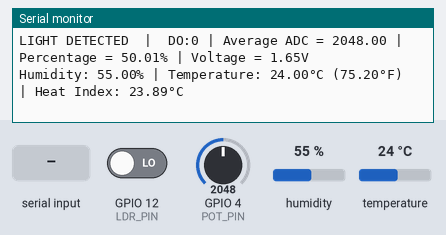
A program run on a simulated ESP32-S3. On the bench: the last lines printed to the serial monitor. The test bench sets the inputs (shaded band); at power-on: GPIO 12 (LDR_PIN) LOW, humidity 55 %, GPIO 4 (POT_PIN) = 2048, temperature 24 °C.

Above: at 3.2 s.
3.3 s: GPIO 12 (LDR_PIN) driven HIGH
7.5 s: "help\n" received over Serial
At 7.81 s:
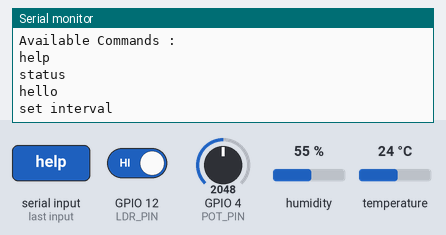
9.0 s: "status\n" received over Serial
At 9.8 s:
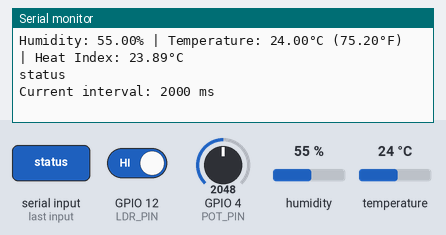
10.5 s: "90,45\n" received over Serial
At 11.3 s:
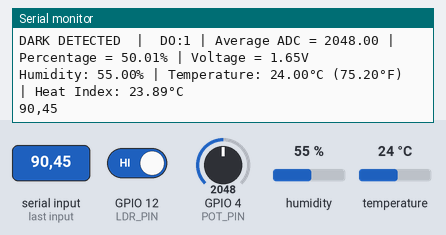
12.0 s: "0\n" received over Serial
13.5 s: humidity set to 22 %
At 14.9 s:
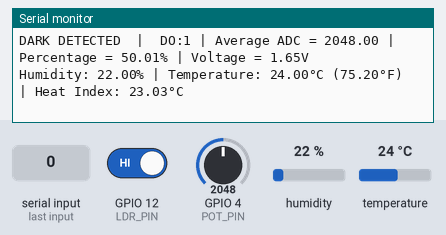

Measured:
- after the input at 7.5 s, the serial monitor: prints a new line at once (image 1)
- after the input at 9.0 s, the serial monitor: prints a new line at once (image 2)
- after the input at 10.5 s, the serial monitor: prints a new line at once (image 3)
- after the input at 13.5 s, the serial monitor: prints a new line after 0.53 s (image 4)

The program:

main.cpp
```cpp
#include <Arduino.h>
#include "DHT.h"

#define DHTPIN 35
#define DHTTYPE DHT11

const int LDR_PIN = 12;
const int POT_PIN = 4;
const int NUM_SAMPLES = 10;

unsigned long interval = 2000;
unsigned long lastmillis = 0;

// Separate timer configuration for DHT11 (minimum 2000 ms required)
unsigned long lastDHTMillis = 0;
const unsigned long DHT_INTERVAL = 2000;

// Command buffer configuration
const int BUFFER_SIZE = 32;
char cmdBuffer[BUFFER_SIZE];
unsigned int bufIndex = 0;

// Initialize DHT sensor
DHT dht(DHTPIN, DHTTYPE);


void reandandReport_LDR(int PIN)
{
    int reading = digitalRead(PIN);

    if (reading == HIGH)
    {
      Serial.print("DARK DETECTED  |  DO:");
    }
    else {
      Serial.print("LIGHT DETECTED  |  DO:");
    }
    Serial.print(reading);
}


void readandReport_ADC (int NUM_SAMPLES, int POT_PIN)
{
    long total = 0;
    int maximum_ADC_value =4095;
    int adcValue = analogRead(POT_PIN);

    for(int i = 0; i<NUM_SAMPLES; i++ ){

      total += analogRead(POT_PIN);
    }

    float average = float(total)/NUM_SAMPLES;

    float percentage = (average / maximum_ADC_value) * 100;
    float voltage = (average / maximum_ADC_value) * 3.3 ;

    // Serial.print("  ||  ADC = ");
    // Serial.print(adcValue);

    Serial.print(" | Average ADC = ");
    Serial.print(average);

    Serial.print(" | Percentage = ");
    Serial.print(percentage);
    Serial.print("%");

    Serial.print(" | Voltage = ");
    Serial.print(voltage);
    Serial.println("V");

}


void readandReport_DHT11()
{
  float humidity = dht.readHumidity();
  // Read temperature as Celsius (the default)
  float tempC = dht.readTemperature();
  // Read temperature as Fahrenheit
  float tempF = dht.readTemperature(true);

  // Check if any reads failed and exit early (to try again)
  if (isnan(humidity) || isnan(tempC) || isnan(tempF)) {
    Serial.println("ERROR: Failed to read from DHT11 sensor! Check wiring.");
    return;
  }

  // Compute heat index in Fahrenheit
  // float hif = dht.computeHeatIndex(tempF, humidity);
  // Compute heat index in Celsius
  float hic = dht.computeHeatIndex(tempC, humidity, false);

  Serial.print("Humidity: ");
  Serial.print(humidity);
  Serial.print("% | Temperature: ");
  Serial.print(tempC);
  Serial.print("°C (");
  Serial.print(tempF);
  Serial.print("°F) | Heat Index: ");
  Serial.print(hic);
  Serial.println("°C");
}


void processCommand(String command)
{

    // String command = Serial.readStringUntil('\n');
    // command.trim();
    Serial.println(command);

        if (command == "help")
        {
            Serial.println("Available Commands :");
            Serial.println("help");
            Serial.println("status");
            Serial.println("hello");

            Serial.println("set interval");
        }

        else if (command == "status")
        {
            Serial.print("Current interval: ");
            Serial.print(interval);
            Serial.println(" ms");
        }

        else if (command.startsWith("set interval "))
        {
            String interval_string = command.substring(13);
            interval_string.trim(); // Removes hidden newline or carriage return characters

            bool isValid = true;
            if (interval_string.length() == 0) {
                isValid = false;
            }
            else {
                for (unsigned int i = 0; i < interval_string.length(); i++) {
                    if (!isDigit(interval_string[i])) {
                        isValid = false;
                        break;
                    }
                }
            }

            if (isValid) {
                long newinterval = interval_string.toInt();
                if (newinterval >= 100 && newinterval <= 10000) {
                    interval = newinterval;
                    Serial.print("New interval : ");
                    Serial.print(newinterval);
                    Serial.println(" ms");
                }
                else {
                    Serial.println("Error: Value out of range (must be 100 to 10000 ms).");
                }
            }
            else {
                Serial.println("Error: Invalid input. Only integers are accepted.");
            }
        }
    }


void commands()
{
    // Process all currently available characters without blocking the loop
    while (Serial.available() > 0)
    {
        char c = Serial.read();

        // Check if the character is a newline or carriage return (command complete)
        if (c == '\n' || c == '\r')
        {
            if (bufIndex > 0)
            {
                cmdBuffer[bufIndex] = '\0'; // Null-terminate the string
                String command = String(cmdBuffer);
                command.trim();

                processCommand(command);

                bufIndex = 0; // Reset buffer index for the next command
            }
        }
        else
        {
            // Check buffer size to prevent overflow before writing
            if (bufIndex < BUFFER_SIZE - 1)
            {
                cmdBuffer[bufIndex++] = c;
            }
            else
            {
                Serial.println("Error: Command buffer overflow!");
                bufIndex = 0; // Reset buffer on overflow
            }
        }
    }
}


void setup()
{
  Serial.begin(115200);
  pinMode(LDR_PIN, INPUT);
  dht.begin();
  delay(2000); // DHT11 requires 1-2 seconds to stabilize on boot
}


void loop()
{
   commands();

   if (millis() - lastmillis >= interval)
   {
        lastmillis= millis();
        reandandReport_LDR(LDR_PIN);
        readandReport_ADC(NUM_SAMPLES, POT_PIN);
   }

   if (millis() - lastDHTMillis >= DHT_INTERVAL)
    {
        lastDHTMillis = millis();
        readandReport_DHT11();
    }
}
```
